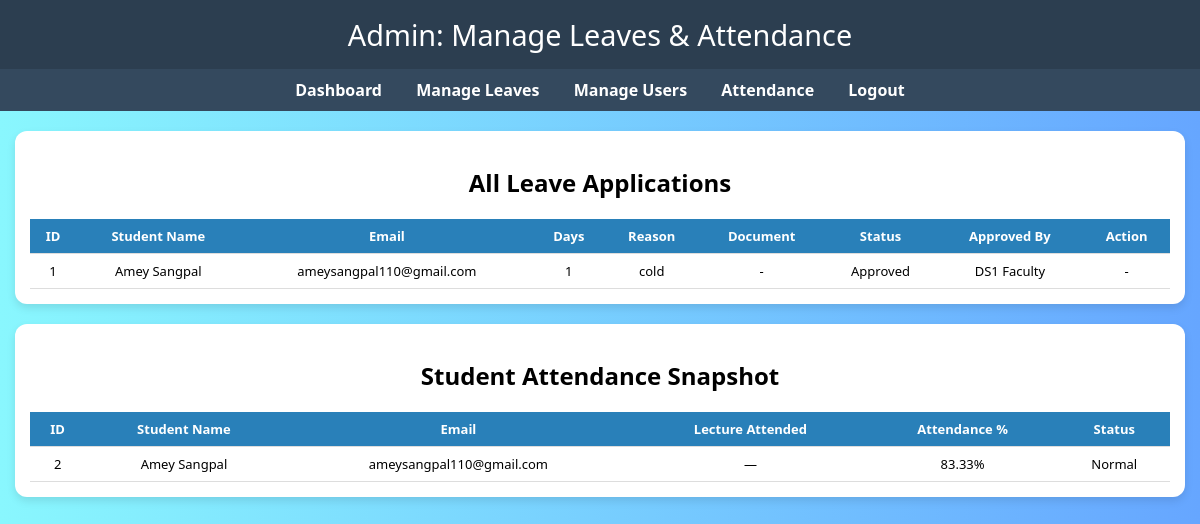
The page /admin/leaves (signed in) on the database its author committed.
### app.py (models this page shows)
class Leave(db.Model):
    id = db.Column(db.Integer, primary_key=True)
    student_id = db.Column(db.Integer, db.ForeignKey('user.id'), nullable=False)
    name = db.Column(db.String(150), nullable=False)
    email = db.Column(db.String(150), nullable=False)
    days = db.Column(db.Integer, nullable=False)
    reason = db.Column(db.Text, nullable=False)
    document = db.Column(db.String(150), nullable=True)
    status = db.Column(db.String(20), default='Pending')
    approved_by = db.Column(db.String(150), nullable=True)

class User(db.Model):
    id = db.Column(db.Integer, primary_key=True)
    name = db.Column(db.String(150), nullable=False)
    email = db.Column(db.String(150), unique=True, nullable=False)
    password = db.Column(db.String(150), nullable=False)
    role = db.Column(db.String(50), nullable=False)
    leaves = db.relationship('Leave', backref='user', lazy=True)
    attendance = db.relationship('Attendance', backref='student', lazy=True)

### app.py (the view, shortened to what this page needs)
@app.route('/admin/leaves', methods=['GET', 'POST'])
def admin_leaves():
    if 'role' not in session or session['role'].lower() != 'admin':
        flash("Unauthorized access.", "error")
        return redirect(url_for('login'))
    leaves = Leave.query.order_by(Leave.id.desc()).all()
    students = []
    for s in User.query.filter_by(role='student').order_by(User.id).all():
        rec = Attendance.query.filter_by(student_id=s.id).order_by(Attendance.id.desc()).first()
        perc = rec.percentage if rec else 0.0
        students.append({
            'id': s.id,
            'name': s.name,
            'email': s.email,
            'lectures_attended': '—',
            'percentage': round(perc, 2)
        })
    return render_template('admin_leaves.html', leaves=leaves, students=students)

### templates/admin_leaves.html (shortened to what this page needs)
<!DOCTYPE html>
<html lang="en">
<head>
</head>
<body>
  <header>Admin: Manage Leaves & Attendance</header>
  <nav>
    <a href="{{ url_for('admin_dashboard') }}">Dashboard</a>
    <a href="{{ url_for('admin_leaves') }}">Manage Leaves</a>
    <a href="{{ url_for('admin_users') }}">Manage Users</a>
    <a href="{{ url_for('admin_attendance') }}">Attendance</a>
    <a href="{{ url_for('logout') }}">Logout</a>
  </nav>
  <div class="container">
    <h2 style="text-align:center;">All Leave Applications</h2>
    <table>
      <tr><th>ID</th><th>Student Name</th><th>Email</th><th>Days</th><th>Reason</th><th>Document</th><th>Status</th><th>Approved By</th><th>Action</th></tr>
      {% for leave in leaves %}
      <tr>
        <td>{{ leave.id }}</td>
        <td>{{ leave.name }}</td>
        <td>{{ leave.email }}</td>
        <td>{{ leave.days }}</td>
        <td style="max-width:220px;word-wrap:break-word;">{{ leave.reason }}</td>
        <td>{% if leave.document %}<a href="{{ url_for('static', filename='uploads/' + leave.document) }}" target="_blank">View</a>{% else %}-{% endif %}</td>
        <td>{{ leave.status }}</td>
        <td>{{ leave.approved_by or '-' }}</td>
        <td>
          {% if leave.status == 'Pending' %}
          <form method="POST" style="display:inline;" action="{{ url_for('admin_leaves') }}">
            <input type="hidden" name="leave_id" value="{{ leave.id }}">
            <input type="hidden" name="action" value="approve">
            <button type="submit">Approve</button>
          </form>
          <form method="POST" style="display:inline;" action="{{ url_for('admin_leaves') }}">
            <input type="hidden" name="leave_id" value="{{ leave.id }}">
            <input type="hidden" name="action" value="reject">
            <button type="submit">Reject</button>
          </form>
          {% else %}
            -
          {% endif %}
        </td>
      </tr>
      {% endfor %}
    </table>
  </div>
  <div class="container">
    <h2 style="text-align:center;">Student Attendance Snapshot</h2>
    <table>
      <tr><th>ID</th><th>Student Name</th><th>Email</th><th>Lecture Attended</th><th>Attendance %</th><th>Status</th></tr>
      {% for student in students %}
      <tr>
        <td>{{ student.id }}</td>
        <td>{{ student.name }}</td>
        <td>{{ student.email }}</td>
        <td>{{ student.lectures_attended }}</td>
        <td {% if student.percentage < 80 %}class="low-attendance"{% endif %}>{{ student.percentage }}%</td>
        <td>{% if student.percentage < 80 %}<span class="low-attendance">Below 80%</span>{% else %}Normal{% endif %}</td>
      </tr>
      {% endfor %}
    </table>
  </div>
</body>
</html>

### templates/admin_leaves.html (style rules this page uses)
body { font-family:'Segoe UI',sans-serif; background:linear-gradient(to right,#89f7fe,#66a6ff); margin:0; padding:0; }
header { background:#2c3e50;color:#fff;padding:15px 0;text-align:center;font-size:1.8em; }
nav { background:#34495e;text-align:center;padding:10px; }
nav a { color:white;text-decoration:none;margin:0 15px;font-weight:bold; }
.container { width:95%;margin:20px auto;background:white;border-radius:12px;padding:15px;box-shadow:0 4px 8px rgba(0,0,0,0.1);margin-bottom:20px; }
table { width:100%;border-collapse:collapse;font-size:13px; }
th,td { padding:8px;border-bottom:1px solid #ddd;text-align:center; }
th { background:#2980b9;color:#fff; }

### rows shown on the page
Leave: id "1", name "Amey Sangpal", email "ameysangpal110@gmail.com", days "1", reason "cold", status "Approved", approved_by "DS1 Faculty"
User: id "2", name "Amey Sangpal", email "ameysangpal110@gmail.com", lectures_attended "—", percentage "83.33"
